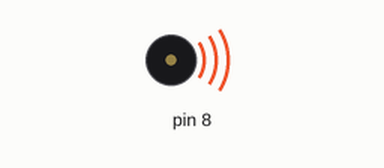
Simulated run of this sketch. Board: Arduino Uno, built with avr-gcc and run on an emulated ATmega328P. Shown: buzzer (waves = sounding).

Above: at 0.1 s.
At 2.0 s:
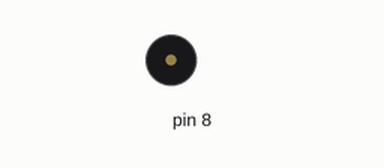
Timing chart, 0 to 3.5 s (numbered marks = the images above):
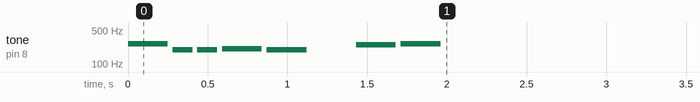

The sketch:

buzzer.ino
```cpp
#include "pitches.h"
int melody[] =
{  NOTE_C4, NOTE_G3, NOTE_G3, NOTE_GS3, NOTE_G3, 0, NOTE_B3, NOTE_C4};

int noteDurations[] =
{  4, 8, 8, 4, 4, 4, 4, 4};

void setup()
{
  for (int thisNote = 0; thisNote < 8; thisNote++)
  {
    int noteDuration = 1000 / noteDurations[thisNote];
    tone(8, melody[thisNote], noteDuration);
    delay(noteDuration + 30);
  }
}


void loop() {
}
```
